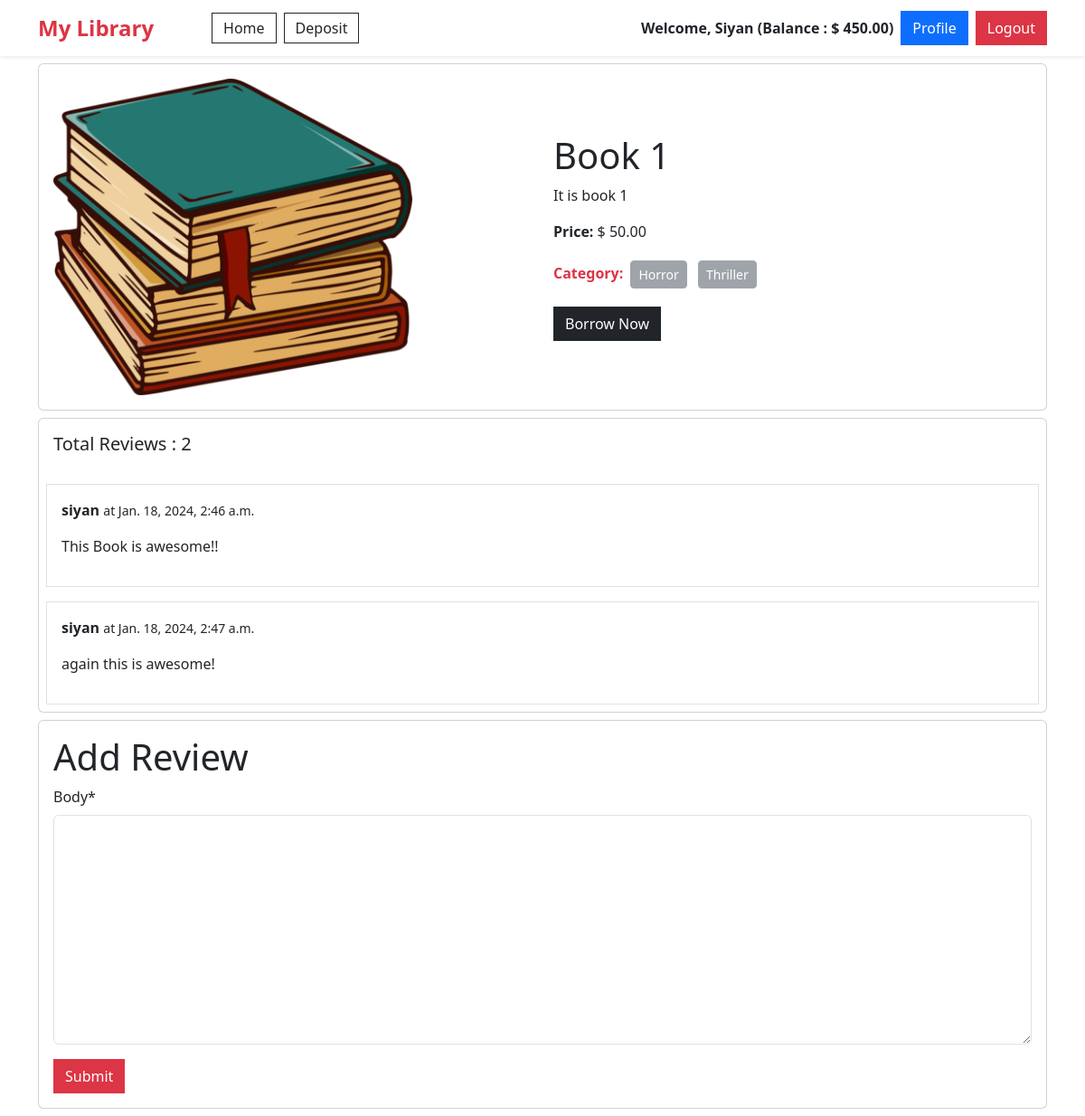
The app's page /book/details/1/ (signed in) with its own data.
### account/models.py (models this page shows, shortened)
class UserProfile(models.Model):
    user = models.OneToOneField(User, related_name='account', on_delete=models.CASCADE)
    balance = models.DecimalField(max_digits=12, decimal_places=2, default=0)

### book/models.py (models this page shows, shortened)
class Book(models.Model):
    title = models.CharField(max_length=150)
    description = models.TextField()
    category = models.ManyToManyField(Category)
    borrowing_price = models.DecimalField(max_digits=12, decimal_places=2)
    image = models.ImageField(upload_to='book/media/uploads/', blank = True, null = True)

class Comment(models.Model):
    book = models.ForeignKey(Book, on_delete=models.CASCADE, related_name='comments')
    user = models.ForeignKey(User, on_delete=models.CASCADE,null=True)
    body = models.TextField()
    created_on = models.DateTimeField(auto_now_add=True)

### category/models.py (models this page shows, shortened)
class Category(models.Model):
    name = models.CharField(max_length=100)
    slug = models.SlugField(max_length=100,unique=True, null=True, blank=True)

### book/views.py (the view, shortened to what this page needs)
# urls.py: path('details/<int:id>/', views.BookDetailView.as_view(), name='book_details'),
class BookDetailView(DetailView):
    model = models.Book
    pk_url_kwarg = 'id'
    template_name = 'book_details.html'
    def get_context_data(self, **kwargs):
        context = super().get_context_data(**kwargs)
        book = self.object
        comments = book.comments.all()
        comment_form = forms.CommentForm()
        context['comments'] = comments
        context['comment_form'] = comment_form
        return context

### book/forms.py
class CommentForm(forms.ModelForm):
    class Meta:
        model = Comment
        fields = ['body']

### book/templates/book_details.html (shortened to what this page needs)
{% extends 'base.html' %}
{% load crispy_forms_tags %}
{% block content %}
<div class="col-12">
    <div class="card my-2">
        <div class="card-body row align-items-center">
            <div class="col-md-6 col-12">
                <img src="{{book.image.url}}" class="card-img-top w-75" alt="...">
            </div>
            <div class="col-md-6 col-12">
                <h1 class="card-title">{{book.title}}</h1>
                <p class="card-text">{{book.description}}</p>
                <p><span class="fw-bold">Price:</span> $ {{book.borrowing_price}} </p>
                <p class="card-text"><span class="text-danger fw-bold ">Category:</span>
                    {% for cat in book.category.all %}
                    <button class="btn btn-secondary btn-sm m-1" disabled>{{cat.name}} </button>
                    {% endfor %}
                </p>
                {% if user.is_authenticated %}
                <a href="{% url 'borrow_now' book.id %}" class="btn btn-dark rounded-0">Borrow Now</a>
                {% else %}
                <a href="{% url 'login'%}" class="btn btn-primary rounded-0">Login to Borrow</a>
                {% endif %}
            </div>
        </div>
    </div>
</div>
<div class="card my-2">
    <h5 class="p-3">Total Reviews : {{comments | length}}</h5>
    {% for comment in comments %}
    <div class="card-body border m-2">
        <p><b>{{comment.user.username}}</b> <small>at {{comment.created_on}}</small></p>
        <p>{{comment.body}}</p>
    </div>
    {% endfor %}
</div>
<div class="card my-2">
    <div class="card-body">
        <form method="post">
            <h1>Add Review</h1>
            {{comment_form | crispy}}
            <button class="btn btn-danger rounded-0" type="submit">Submit</button>
    </div>
</div>
{% endblock %}

### templates/base.html (shortened to what this page needs)
{% load static %}
<!DOCTYPE html>
<html lang="en">
<head>
    <link href="https://cdn.jsdelivr.net/npm/bootstrap@5.3.2/dist/css/bootstrap.min.css" rel="stylesheet"
>
</head>
<body>
    <nav class="navbar navbar-expand-lg shadow-sm ">
        <div class=" container">
            <a class="navbar-brand text-danger fw-bold fs-4" href="{% url 'home' %}">My Library</a>
            <div class="collapse navbar-collapse gap-2 " id="navbarNavAltMarkup">
                <div class="navbar-nav  ps-lg-5 item-nav gap-2">
                    <a class="btn btn-outline-dark rounded-0 py-1" aria-current="page" href="{% url 'home' %}">Home</a>
                    {% if user.is_authenticated %}
                    <a class="btn btn-outline-dark rounded-0 py-1" aria-current="page"
                        href="{% url 'deposit_money' %}">Deposit</a>
                    {% endif %}
                </div>
                <div class="navbar-nav  item-nav gap-2 ms-lg-auto 2 align-items-center ">
                    {% if user.is_authenticated %}
                    <div class="fw-bold ">Welcome, {{ request.user.first_name }} (Balance : $
                        {{request.user.account.balance}}) </div>
                    <a href="{% url 'profile' %}" class="btn btn-primary rounded-0">Profile</a>
                    <form method="post" action="{% url 'logout' %}">
                        <button type="submit" class="btn btn-danger rounded-0"> Logout</button>
                    </form>
                    {% else%}
                    <a href="{% url 'register' %}" class="btn btn-outline-danger rounded-0">Sign Up</a>
                    <a href="{% url 'login' %}" class="btn btn-danger rounded-0">Login</a>
                    {% endif %}
                </div>
            </div>
        </div>
    </nav>
    <section class="container ">
        {% block content %}
        {% endblock %}
    </section>
</body>
</html>

### records on screen
Book: image (picture), title "Book 1", description "It is book 1", borrowing_price "50.00"
Category: name "Horror"
Category: name "Thriller"
Comment: user.username "siyan", created_on "Jan. 18, 2024, 2:46 a.m.", body "This Book is awesome!!"
Comment: user.username "siyan", created_on "Jan. 18, 2024, 2:47 a.m.", body "again this is awesome!"

### other values on screen
{{ request.user.first_name }} "Siyan"
{{ request.user.account.balance }} "450.00"
{{ comments | length }} "2"
